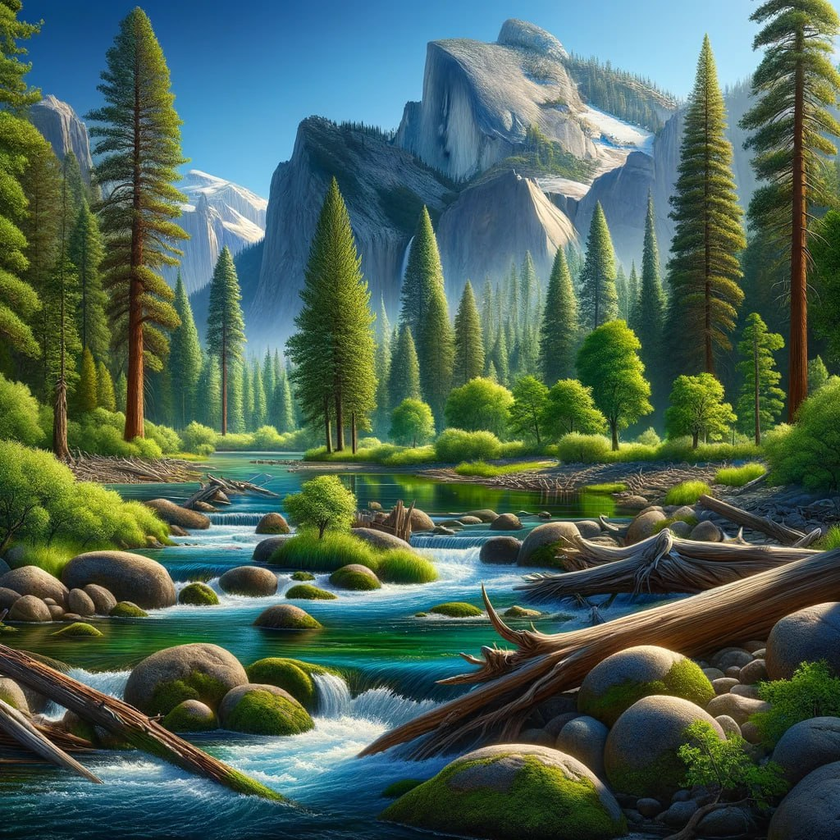
#> input picture HW2/Q2/input.png, 840 x 840 px, shrunk from 1024 x 1024 before the run
$ jupyter execute Q2.ipynb
#> lines starting #> are read from the running program, lines starting #| are printed output that depends on the picture
[cell 1]
import cv2
import numpy as np
import matplotlib.pyplot as plt
import math
from collections import Counter

# Question 2

# part1

[cell 2]
# Define photo_matrix here
photo_matrix = [[0, 0, 0, 0, 0, 0, 0, 0],
                [1, 1, 1, 1, 1, 1, 1, 1],
                [1, 1, 1, 1, 1, 1, 1, 1],
                [2, 2, 2, 2, 2, 2, 2, 2],
                [2, 2, 2, 2, 2, 2, 2, 2],
                [2, 2, 2, 2, 2, 2, 2, 2],
                [1, 1, 1, 1, 1, 1, 1, 1],
                [1, 1, 1, 1, 1, 1, 1, 1]]

# Create a single-channel (grayscale) image from the matrix
image1 = np.array(photo_matrix, dtype=np.uint8)

plt.imshow(image1, cmap='gray', vmin=0, vmax=7)
plt.axis('off')
plt.show()

# image, channel index, specific regions, number of bins, range of pixel values
hist = cv2.calcHist([image1], [0], None, [8], [0, 7])

# Convert histogram to numpy array
hist_array = np.squeeze(hist)

# Plot the histogram
plt.plot(hist)
plt.xlim([0, 7])
plt.xlabel('Pixel Value')
plt.ylabel('Frequency')
plt.title('Histogram')
plt.show()

[cell 3]
# Define photo_matrix here
# photo_matrix = [[4, 7, 6, 5, 2, 5, 7, 3],
#                 [4, 7, 6, 5, 2, 5, 7, 3],
#                 [4, 7, 6, 5, 2, 5, 7, 3],
#                 [4, 7, 6, 5, 2, 5, 7, 3],
#                 [4, 7, 6, 5, 2, 5, 7, 3],
#                 [4, 7, 6, 5, 2, 5, 7, 3],
#                 [4, 7, 6, 5, 2, 5, 7, 3],
#                 [4, 7, 6, 5, 2, 5, 7, 3]]

photo_matrix = [[3, 7, 5, 4, 1, 4, 7, 2],
                [3, 7, 5, 4, 1, 4, 7, 2],
                [3, 7, 5, 4, 1, 4, 7, 2],
                [3, 7, 5, 4, 1, 4, 7, 2],
                [3, 7, 5, 4, 1, 4, 7, 2],
                [3, 7, 5, 4, 1, 4, 7, 2],
                [3, 7, 5, 4, 1, 4, 7, 2],
                [3, 7, 5, 4, 1, 4, 7, 2]]

# Create a single-channel (grayscale) image from the matrix
image2 = np.array(photo_matrix, dtype=np.uint8)

plt.imshow(image2, cmap='gray', vmin=0, vmax=7)
plt.axis('off')
plt.show()

# image, channel index, specific regions, number of bins, range of pixel values
hist2 = cv2.calcHist([image2], [0], None, [8], [0, 8])

# Convert histogram to numpy array
hist_array = np.squeeze(hist2)

# Plot the histogram
plt.plot(hist2)
plt.xlim([0, 8])
plt.xlabel('Pixel Value')
plt.ylabel('Frequency')
plt.title('Histogram')
plt.show()

# part2

Reading images

[cell 4]
input = cv2.imread('input.png')
#> input is the input picture: shape (840, 840, 3); mean B, G, R 85.3, 98.8, 75.4
input = cv2.cvtColor(input, cv2.COLOR_BGR2RGB)
input_gray = cv2.imread('input.png', cv2.IMREAD_GRAYSCALE)
#> input_gray: shape (840, 840); min 1, max 254, mean 89.8

ref = cv2.imread('ref.png')
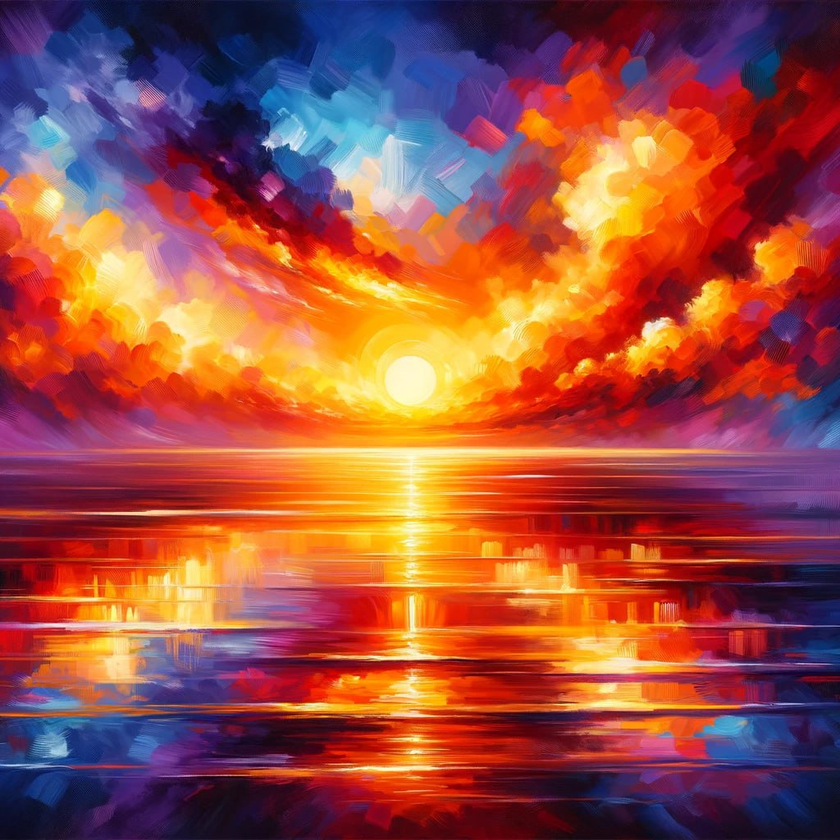
#> input picture HW2/Q2/ref.png, 840 x 840 px, shrunk from 1024 x 1024 before the run
#> ref is the input picture: shape (840, 840, 3); mean B, G, R 66.8, 78.6, 156.8
ref = cv2.cvtColor(ref, cv2.COLOR_BGR2RGB)
ref_gray = cv2.imread('ref.png', cv2.IMREAD_GRAYSCALE)
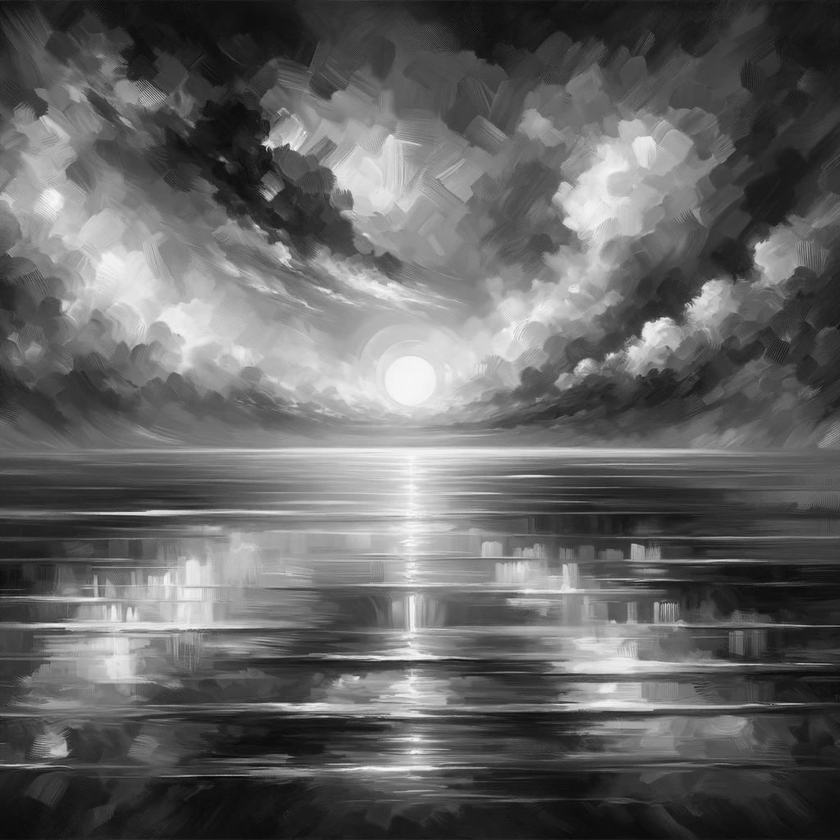
#> ref_gray: shape (840, 840); min 7, max 251, mean 100.2

[cell 5]
def calc_hist_colorful(image):

  # Split the image into its three channels: Red, Green, and Blue (RGB)
  channels = cv2.split(image)

  # Set the range for intensity values (0-255)
  histRange = (0, 256)

  # Calculate histogram for each channel
  histograms = [cv2.calcHist([channel], [0], None, [256], histRange) for channel in channels]
#> histograms = 3 items

  return histograms

[cell 6]
def plot_histogram_color(color_image):
  # Plotting the histograms
  plt.imshow(color_image, vmin=0, vmax=255)
  image_color_histogram = calc_hist_colorful(color_image)
#> image_color_histogram = 3 items

  colors = ('r', 'g', 'b')
  plt.figure()
  for i, color in enumerate(colors):
    plt.plot(image_color_histogram[i], color=color)
    plt.xlim([0, 256])

  plt.title('RGB Histogram')
  plt.xlabel('Intensity Value')
  plt.ylabel('Frequency')
  plt.show()
#> figure, not shown here; curve peaks at x = 29, y = 8044; curve peaks at x = 52, y = 5943; curve peaks at x = 26, y = 6925

[cell 7]
color_image = input

plot_histogram_color(color_image)
# print('input: ', color_image)

color_image = ref
plot_histogram_color(color_image)
# print('input: ', color_image)

np.arange(257) creates an array ranging from 0 to 256, inclusive, which effectively specifies that there are 256 bins for intensity values from 0 to 255.
[0]: After calculating the histogram using np.histogram(), the function returns a tuple containing two elements: the histogram values and the bin edges.
bin edges represent the boundaries that define the intervals (bins), For example, if you have intensity values ranging from 0 to 255 in a grayscale image, you might want to group these values into bins such that each bin represents a range of intensity values.

[cell 8]
def calc_hist_gray(image):
  '''
  Do not use libraries
  calculate image histogram
  input(s):
    image (ndarray): input image
  output(s):
    hist (ndarray): computed input image histogram
  '''
  # [16 lines of commented-out code are left out]
  histogram = np.histogram(image, bins=np.arange(257))[0]
#> histogram = 256 values, max 7119 at index 42, min 0 at index 0, mean 2756.2
  return histogram


  # # using Flatten and Counter:
  # # Flatten the grayscale image to a 1D array and convert to a Counter object
  # counter = Counter(image.flatten())

  # # Initialize histogram array with zeros and update with Counter values
  # histogram = [counter[i] for i in range(256)]

  # return histogram

[cell 9]
def plot_histogram_gray(gray_image):

  plt.imshow(gray_image, cmap='gray', vmin=0, vmax=255)
  image_gray_histogram = calc_hist_gray(gray_image)
#> image_gray_histogram has the same summary as histogram in calc_hist_gray

  plt.figure()
  plt.plot(image_gray_histogram)
  plt.title('image gray histogram')
  plt.show()
#> figure, not shown here; curve peaks at x = 42, y = 7119

[cell 10]
gray_image = input_gray

plot_histogram_gray(gray_image)
# print('input_gray: ', gray_image)

gray_image = ref_gray

plot_histogram_gray(gray_image)
# print('input_gray: ', gray_image)

Compute CDF,
Normalization,
Intensity Transformation,
Histogram Equalization

[cell 11]
def calc_cdf(channel):
  '''
    Do not use libraries
    calculate image cdf
    input(s):
      channel (ndarray): input image channel
    output(s):
      cdf (ndarray): computed cdf for input image channel
  '''
  # Compute histogram of the channel
  histogram, _ = np.histogram(channel.flatten(), bins=np.arange(257), density=True)

  # Compute cumulative distribution function (CDF)
  cdf = histogram.cumsum()

  return cdf

[cell 12]
def plot_cdf(image):
  # Split the image into its color channels
  b, g, r = cv2.split(image)
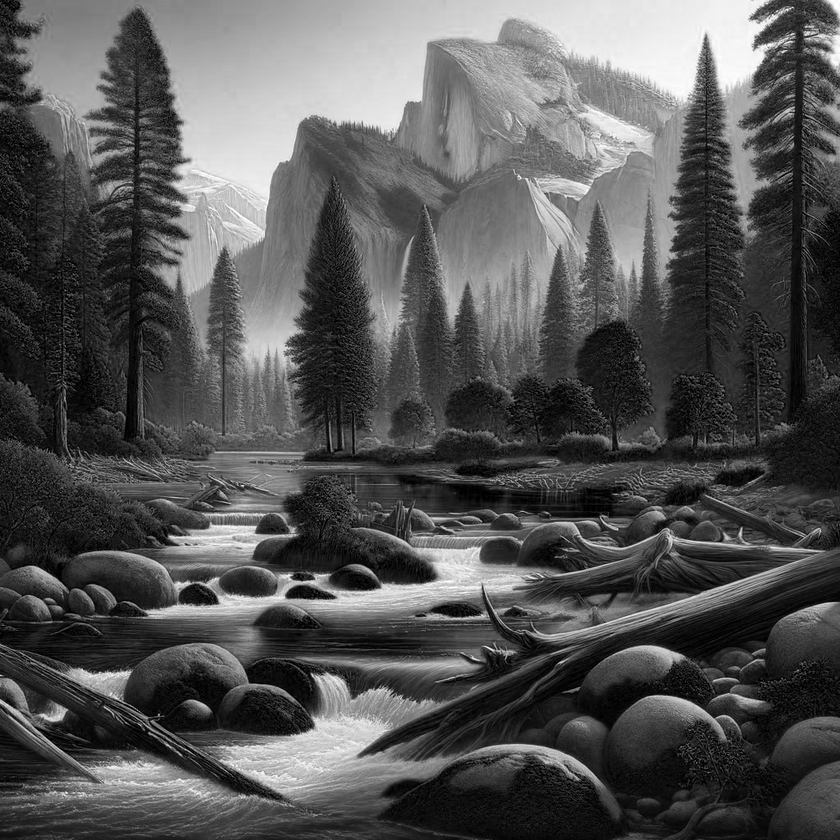
#> r: shape (840, 840); min 0, max 255, mean 85.3

  # Calculate the cumulative distribution function (CDF) for each channel
  cdf_b = calc_cdf(b)
#> in calc_cdf, `histogram, _ = np.histogram(channel.flatten(), bins=np.arange(257), de..`: histogram = 256 values, max 0.0114 at index 29, min 0.000147 at index 254, mean 0.00391
#> in calc_cdf, `cdf = histogram.cumsum()`: cdf = 256 values from 0.004 to 1
#> cdf_b = 256 values from 0.004 to 1
  cdf_g = calc_cdf(g)
#> cdf_g = 256 values from 1.7e-05 to 1
  cdf_r = calc_cdf(r)
#> cdf_r = 256 values from 0.00377 to 1

  plt.figure()
  # Plot the CDF curves for each channel
  plt.plot(cdf_b, color='blue', label='Blue Channel')
  plt.plot(cdf_g, color='green', label='Green Channel')
  plt.plot(cdf_r, color='red', label='Red Channel')

  # Set plot labels and title
  plt.title('Cumulative Distribution Function (CDF) for Color Channels')
  plt.xlabel('Intensity Value')
  plt.ylabel('Cumulative Probability')
  plt.legend()

  # Display the plot
  plt.show()
#> figure, not shown here; curve peaks at x = 255, y = 1; curve peaks at x = 255, y = 1; curve peaks at x = 255, y = 1

cumulative distribution (توزیع جمعی)

[cell 13]
image = input
plot_cdf(image)

image = ref
plot_cdf(image)
#> in plot_cdf (call 2), `b, g, r = cv2.split(image)`:
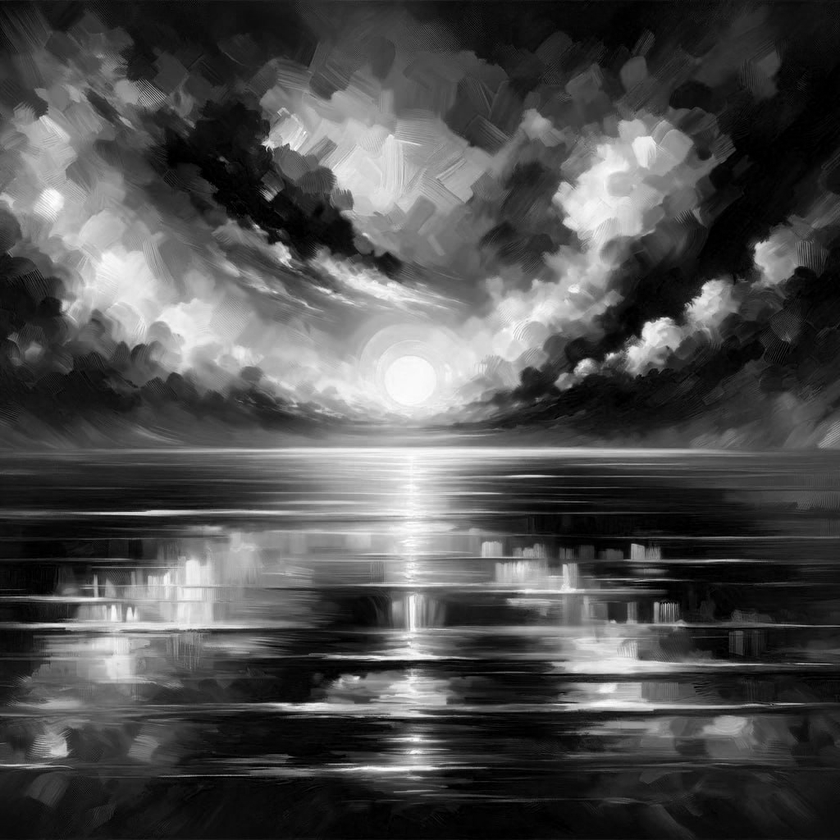
#> g: shape (840, 840); min 0, max 255, mean 78.6
#> in plot_cdf (call 2), `b, g, r = cv2.split(image)`:
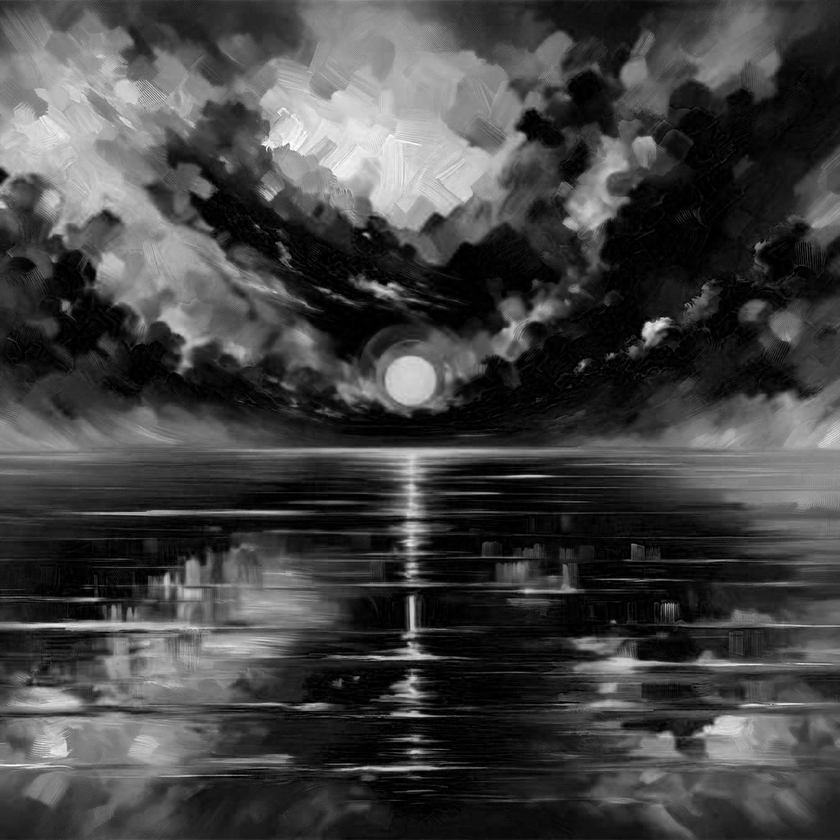
#> r: shape (840, 840); min 0, max 255, mean 66.8
#> in plot_cdf (call 2), `cdf_b = calc_cdf(b)`: cdf_b = 256 values from 0.000108 to 1
#> in plot_cdf (call 2), `cdf_g = calc_cdf(g)`: cdf_g = 256 values from 0.00532 to 1
#> in plot_cdf (call 2), `cdf_r = calc_cdf(r)`: cdf_r = 256 values from 0.0255 to 1
#> in plot_cdf (call 2), `plt.show()`:
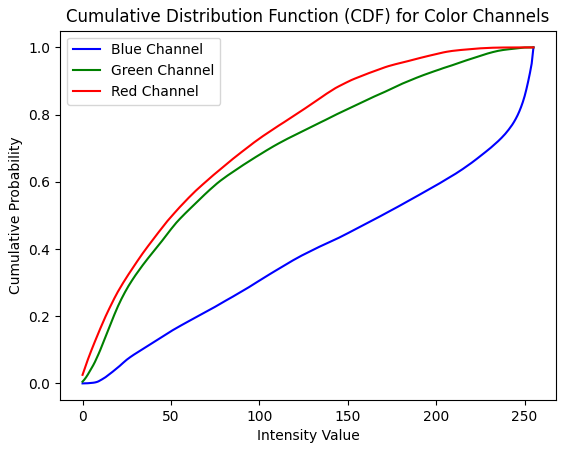
#> figure drawn by matplotlib, 1 panel; curve peaks at x = 255, y = 1; curve peaks at x = 255, y = 1; curve peaks at x = 255, y = 1

[cell 14]
def hist_matching(src_image, ref_image):
  '''
  don't use libraries
  input(s):
    src_image (ndarray): source image
    ref_image (ndarray): reference image
  output(s):
    output_image (ndarray): transformation of source image so that its histogram matches histogram of refrence image
  '''
  output_image = src_image.copy()
  channels = [(0, 'Blue channel'), (1, 'Green channel'), (2, 'Red channel')]

  # Calculate CDF of reference image for each channel
  cdf_ref = {}
  for channel, title in channels:
    cdf_ref[channel] = calc_cdf(ref_image[:,:,channel])
#> after the loop, cdf_ref = 3 items

  # Calculate CDF of source image for each channel
  cdf_src = {}
  for channel, title in channels:
    cdf_src[channel] = calc_cdf(src_image[:,:,channel])
#> after the loop, cdf_src = 3 items

  # Histogram Matching
  for channel, title in channels:
    for intensity in range(256):
      # Find the intensity value in the reference image's CDF that matches the intensity value in the source image's CDF
      idx_ref = np.argmin(np.abs(cdf_ref[channel] - cdf_src[channel][intensity]))
      # Replace the intensity value in the source image with the matched intensity value from the reference image
      output_image[:,:,channel][src_image[:,:,channel] == intensity] = idx_ref
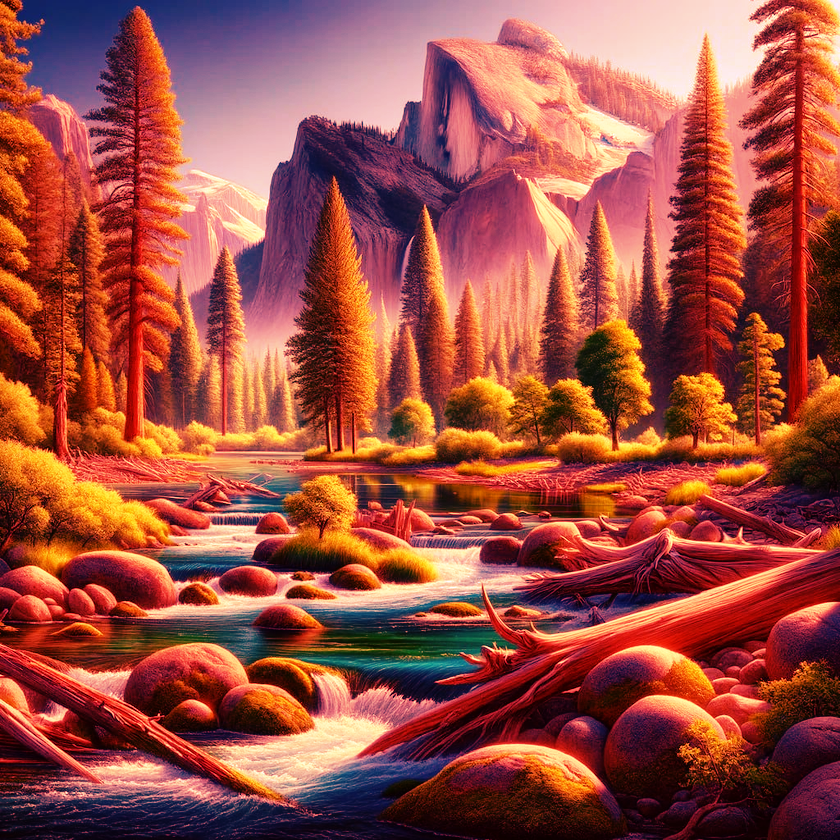
#> output_image: shape (840, 840, 3); mean B, G, R 66.8, 78.6, 157.3

  return output_image

[cell 15]
# Do not change this cell
src = cv2.imread('input.png')
ref = cv2.imread('ref.png')
Array = [src, ref, hist_matching(src,ref)]
titles = ['source image', 'reference image', 'output image']
plt.figure(figsize=(20,20))
for i in range(3):
  plt.subplot(1,3,i+1)
  plt.imshow(Array[i][:,:,::-1])
  plt.title(titles[i])
  plt.axis('off')

[cell 16]
# Do not change this cell
fig = plt.figure(figsize= (16, 5))
channels = [(0, 'Blue channel'), (1, 'Green channel'), (2, 'Red channel')]
output = hist_matching(src, ref)
for channel, title in channels:
    fig.add_subplot(1, 3, channel+ 1)
    a = calc_cdf(output[:,:,channel])
    b = calc_cdf(src[:,:,channel])
    c = calc_cdf(ref[:,:,channel])
    plt.plot(a,label='output')
    plt.plot(b,label='src')
    plt.plot(c,label='ref')
    plt.legend()
    plt.title(title)
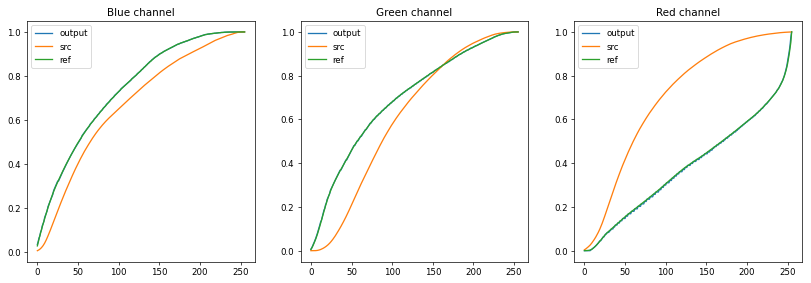
#> figure drawn by matplotlib, 3 panels; panel 1: curve peaks at x = 255, y = 1; panel 1: curve peaks at x = 255, y = 1; panel 1: curve peaks at x = 255, y = 1; panel 2: curve peaks at x = 255, y = 1
